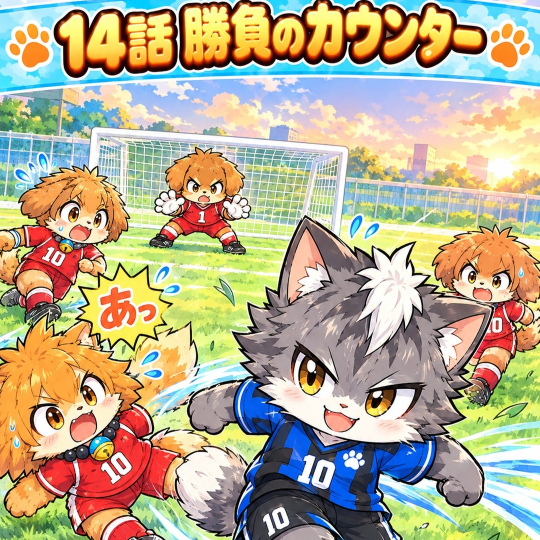
#> input picture instagram-photo.jpg, 1080 x 1080 px (shown at 1/2 size)
$ python -i build_carousel.py   (imports and definitions only)
#> lines starting #> are read from the running program, lines starting #| are printed output that depends on the picture
### .claude/skills/manga-instagram-carousel/scripts/panels.py
from PIL import Image, ImageDraw

WHITE = 228

# [40 lines left out: functions profile, runs, split, xycut, tighten, not called in this run]

def detect(path):
    im = Image.open(path).convert("RGB")
    mask = im.convert("L").point(lambda v: 255 if v > WHITE else 0)   # 白=255
    boxes = [tighten(mask, b) for b in xycut(mask, (0, 0, im.width, im.height))]
    boxes = [b for b in boxes if (b[2] - b[0]) > 80 and (b[3] - b[1]) > 60]
    return im, boxes

# [7 lines left out: function overlay, not called in this run]

### .claude/skills/manga-instagram-carousel/scripts/build_carousel.py
"""
漫画1話ぶんの画像から、まとめて作る道具。
  1) コマの位置を自動検出（くっついていたら黒い枠線で手直し）
  2) Instagramカルーセル画像（01.jpg, 02.jpg, ...）を作る
  3) manga-panels.js にそのまま貼れる「コマの位置」の数字を出す

使い方（プロジェクトのルートから）:
  python .claude/skills/manga-instagram-carousel/scripts/build_carousel.py ^
      --src "manga/episode3-1790085227000-0.png" ^
      --ep-label "第3話" ^
      --ep-dir "3話" ^
      --out-base "manga"

出力:
  <out-base>/インスタ用カルーセル/<ep-dir>/01.jpg ...
  標準出力に FRACS: [...]  ← これを manga-panels.js の値としてそのまま使う
"""
import argparse
import json
import os
import sys

sys.path.insert(0, os.path.dirname(os.path.abspath(__file__)))
from panels import detect, overlay, profile
from carousel2 import SHAPES, pick_shape, slide


# [17 lines left out: function find_black_border_row, not called in this run]


def detect_with_fix(src, tall_frac=0.30):
    """detect()の結果で、先頭の箱(タイトル帯)が画像の高さのtall_frac以上あったら、
    ①のコマとくっついていると判断して、黒い枠線の位置で手動に分ける。"""
    im, boxes = detect(src)
    w, h = im.size
    fixed_note = None
    if boxes and (boxes[0][3] - boxes[0][1]) > h * tall_frac:
        split_y = find_black_border_row(im, boxes[0])
        if split_y is not None:
            x0, y0, x1, y1 = boxes[0]
            title_box = (x0, y0, x1, split_y)
            panel1_box = (x0, split_y, x1, y1)
            boxes = [title_box, panel1_box] + boxes[1:]
            fixed_note = f"タイトル帯と最初のコマがくっついていたため、y={split_y}の黒い枠線で手動に分けた"
    return im, boxes, fixed_note


# [43 lines left out: function main, not called in this run]


# [2 lines not run here, left out]

>>> import cv2
>>> picture = cv2.imread('../../../../instagram-photo.jpg', cv2.IMREAD_GRAYSCALE)
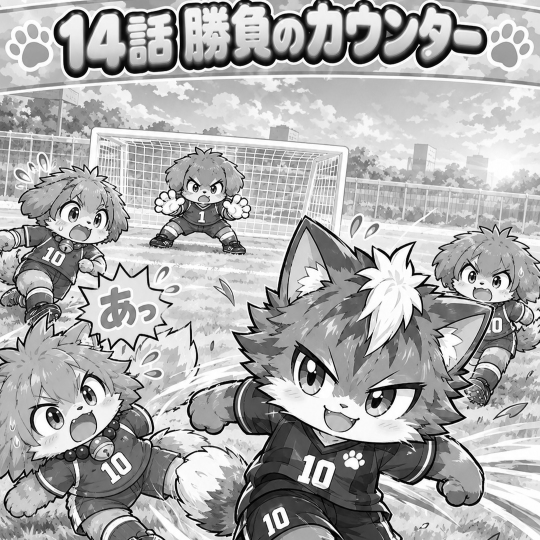
#> picture: shape (1080, 1080) (shown at 1/2 size); min 0, max 255, mean 171.5
>>> result = detect_with_fix(picture)
#> (the run stopped early here; a loop or call above may not have finished)
